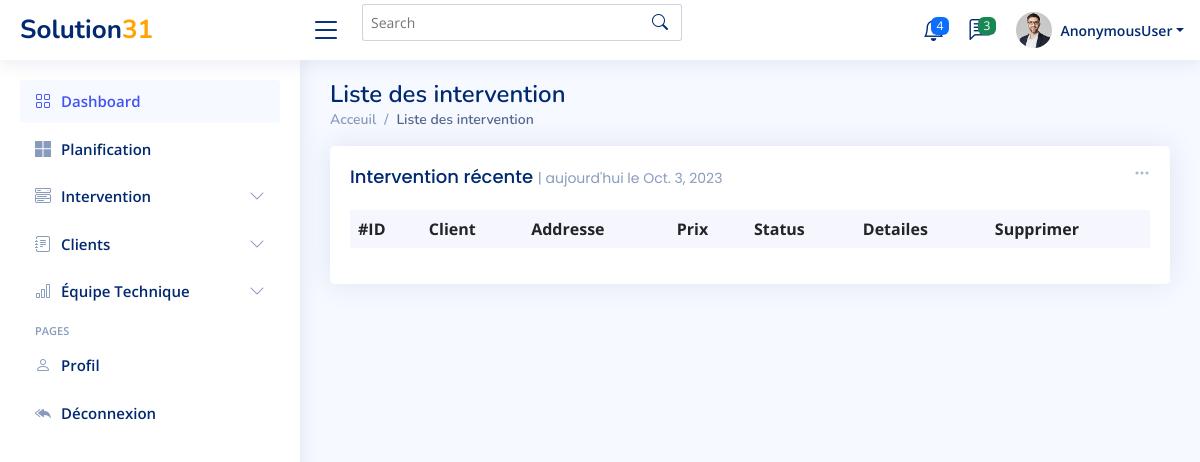
The app's page /interventions/list, older data.
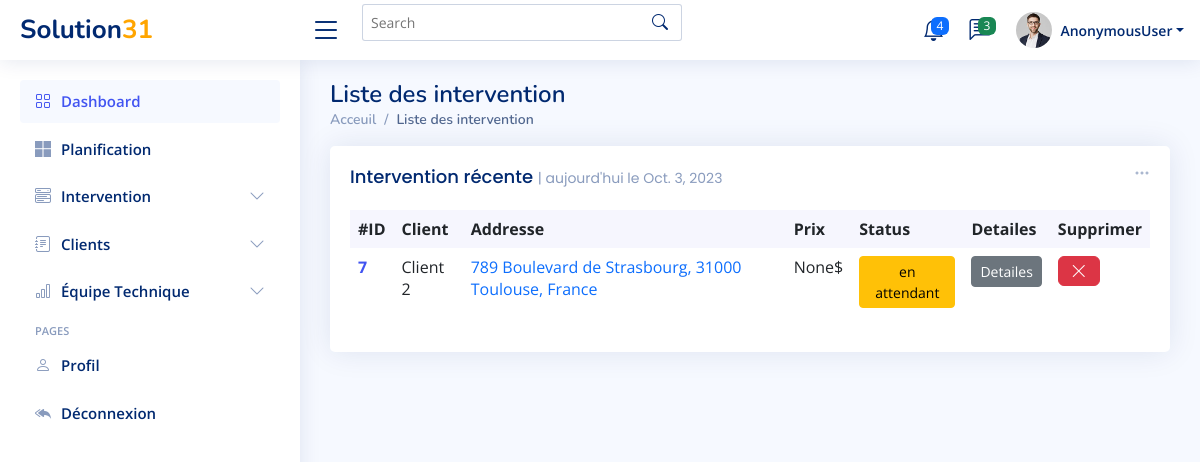
The same page, newer data.
### Dashboard/models.py (models this page shows, shortened)
class Intervention(models.Model):
    Date_Ajouté = models.DateTimeField(auto_now_add=True)
    Nom_Client= models.CharField(max_length=100, blank=False , null=False)
    Numéro = models.CharField(max_length=100, blank=False , null=False)
    Ville = models.CharField(max_length=100, blank=False , null=False)
    Date=models.DateField(null=True,blank=True)
    Address = models.CharField(max_length=100, blank=False , null=False)
    Code_postal = models.IntegerField()
    Par= models.ForeignKey(UserProfile, on_delete=models.SET_NULL, null=True, blank=True, )
    Commentaire = models.CharField(max_length=500, blank=True, null=True)
    Prix = models.IntegerField(blank=True, null=True)
    Status = models.CharField(max_length=500,choices=CHOICES, default='en attendant', blank=True, null=True)
    valeur =models.IntegerField(default=1)

### Dashboard/views.py (the view)
# urls.py: path('interventions/list',list_interventions ,name='list_interventions'),
def list_interventions(request):
    date = datetime.now().date()
    print(date)
    interventions = Intervention.objects.all()
    context={'interventions':interventions , 'date':date}
    return render(request, 'Dashboard/list_intervetions.html',context)

### Dashboard/templates/Dashboard/list_intervetions.html (shortened to what this page needs)
{% extends 'Dashboard/main.html' %}
{% block content %}
  <main id="main" class="main">
    <div class="pagetitle">
      <h1>Liste des intervention</h1>
      <nav>
        <ol class="breadcrumb">
          <li class="breadcrumb-item"><a href="index.html">Acceuil</a></li>
          <li class="breadcrumb-item active">Liste des intervention</li>
        </ol>
      </nav>
    </div>
    <section class="section dashboard">
      <div class="row">
        <div class="col-lg-12">
          <div class="row">
            <div class="col-12">
              <div class="card recent-sales overflow-auto">
                <div class="filter">
                  <a class="icon" href="#" data-bs-toggle="dropdown"><i class="bi bi-three-dots"></i></a>
                </div>
                <div class="card-body">
                  <h5 class="card-title">Intervention récente <span>| aujourd'hui le {{date}}</span></h5>
                  <table class="table table-borderless datatable">
                    <thead>
                      <tr>
                        <th scope="col">#ID</th>
                        <th scope="col">Client</th>
                        <th scope="col">Addresse</th>
                        <th scope="col">Prix</th>
                        <th scope="col">Status</th>
                        <th scope="col">Detailes</th>
                        <th scope="col">Supprimer</th>
                      </tr>
                    </thead>
                    <tbody>
                    {% for int in interventions%}
                    {% if int.Date == date %}
                      <tr>
                        <th scope="row"><a href="#">{{int.id}}</a></th>
                        <td>{{int.Nom_Client}}</td>
                        <td><a href="#" class="text-primary">{{int.Address}}</a></td>
                        <td>{{int.Prix}}$</td>
                        {% if int.Status == 'Fait' %}
                        <td><button type="button" class="btn btn-success btn-sm">{{int.Status}}</button></span></td>
                        {% elif int.Status == 'en attendant' %}
                        <td><button type="button" class="btn btn-warning btn-sm">{{int.Status}}</button></td>
                        {% else  %}
                        <td> <button type="button" class="btn btn-danger btn-sm">{{int.Status}}</button></td>
                        {% endif  %}
                        <td>                <button type="button" class="btn btn-secondary btn-sm">Detailes</button></td>
                        <td>              <button type="button" class="btn btn-danger"><i class="bi bi-x-lg"></i></button></td>
                      </tr>
                    {% endif %}
                    {% endfor %}
                    </tbody>
                  </table>
                </div>
              </div>
            </div>
          </div>
        </div>
      </div>
    </section>
  </main>
{% endblock content %}

Row changes from the older to the newer data that the page shows:
added Intervention: id "7", Nom_Client "Client 2", Address "789 Boulevard de Strasbourg, 31000 Toulouse, France", Prix "None", Status "en attendant"
